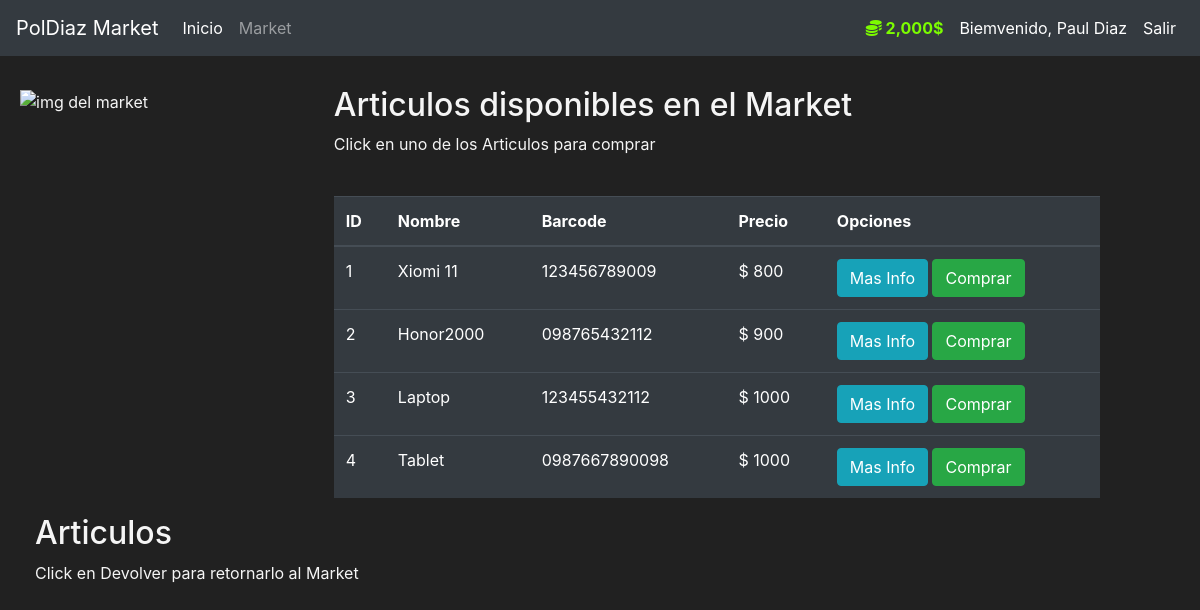
Page /market (signed in) on the committed database.
### market/models.py (models this page shows, shortened)
class User(db.Model, UserMixin):
    id = db.Column(db.Integer(), primary_key=True)
    usuario = db.Column(db.String(length=30), nullable=False, unique=True)
    email = db.Column(db.String(length=50), nullable=False, unique=True)
    password_hash = db.Column(db.String(length=60), nullable=False)
    budget = db.Column(db.Integer(), nullable=False, default=2000)
    items = db.relationship("Item", backref="owned_user", lazy=True)
    @property
    def prettier_budget(self):
        if len(str(self.budget)) >= 4:
            return f"{str(self.budget)[:-3]},{str(self.budget)[-3:]}$"
        else:
            return f"{self.budget}$"
    @property
    def password(self):
        return self.password

class Item(db.Model):
    id = db.Column(db.Integer(), primary_key=True)
    nombre = db.Column(db.String(length=30), nullable=False, unique=True)
    precio = db.Column(db.Integer(), nullable=False)
    barcode = db.Column(db.String(length=12), nullable=False, unique=True)
    descripcion = db.Column(db.String(length=1024), nullable=False, unique=True)
    owner = db.Column(db.Integer(), db.ForeignKey("user.id"))

### market/routes.py (the view, shortened to what this page needs)
@app.route("/market", methods=["GET", "POST"])
@login_required
def market_page():
    purchase_form = PurchaseItemForm()
    selling_form = SellItemForm()
    if request.method == "GET":
        items = Item.query.filter_by(owner=None)
        owned_items = Item.query.filter_by(owner=current_user.id)
        return render_template(
            "market.html",
            items=items,
            purchase_form=purchase_form,
            owned_items=owned_items,
            selling_form=selling_form,
        )

### market/models.py (called while the page is built)
@login_manager.user_loader
def load_user(user_id):
    return User.query.get(int(user_id))

### market/templates/market.html (shortened to what this page needs)
{% extends 'base.html' %}
{% block content %}
  <div class="row" style="margin-top: 30px; margin-left: 20px;">
    <img class="h-25 w-25 mt-1" src="https://cdn.icon-icons.com/icons2/1526/PNG/512/screencart_106583.png" alt="img del market">
    <div class="col-8">
      <h2>Articulos disponibles en el Market</h2>
      <p>Click en uno de los Articulos para comprar</p>
      <br />
      <table class="table table-hover table-dark">
        <thead>
          <tr>
            <th scope="col">ID</th>
            <th scope="col">Nombre</th>
            <th scope="col">Barcode</th>
            <th scope="col">Precio</th>
            <th scope="col">Opciones</th>
          </tr>
        </thead>
      <tbody>
        {% for item in items %}
          <tr>
            <td>{{ item.id }}</td>
            <td>{{ item.nombre }}</td>
            <td>{{ item.barcode }}</td>
            <td>$ {{ item.precio }}</td>
            <td>
              <button
                class="btn btn-outline btn-info"
                data-toggle="modal"
                data-target="#Modal-MoreInfo-{{ item.id }}">
                Mas Info
              </button>
              <button
                class="btn btn-outline btn-success"
                data-toggle="modal"
                data-target="#Modal-PurchaseConfirm-{{ item.id }}">
                Comprar
              </button>
            </td>
          </tr>
        {% endfor %}
        </tbody>
      </table>
    </div>
    <div class="col-4">
      <h2>Articulos</h2>
      <p>Click en Devolver para retornarlo al Market</p>
      <br />
    </div>
  </div>
{% endblock %}

### market/templates/base.html (shortened to what this page needs)
<!DOCTYPE html>
<html lang="es">
  <head>
    <link
      rel="stylesheet"
      href="https://cdn.jsdelivr.net/npm/bootstrap@4.5.3/dist/css/bootstrap.min.css"
    />
  </head>
  <body>
    <nav class="navbar navbar-expand-md navbar-dark bg-dark">
      <a class="navbar-brand" href="{{ url_for('home_page') }}">PolDiaz Market</a>
      <div class="collapse navbar-collapse" id="navbarNav">
        <ul class="navbar-nav mr-auto">
          <li class="nav-item active">
            <a class="nav-link" href="{{ url_for('home_page') }}"
              >Inicio
            </a>
          </li>
          <li class="nav-item">
            <a class="nav-link" href="{{ url_for('market_page') }}">Market</a>
          </li>
        </ul>
        {% if current_user.is_authenticated %}
          <ul class="navbar-nav">
            <li class="nav-item active">
              <a class="nav-link" style="color: lawngreen; font-weight: bold">
                <i class="fas fa-coins"></i>
                {{ current_user.prettier_budget }}
              </a>
            </li>
            <li class="nav-item active">
              <a class="nav-link">Biemvenido, {{ current_user.usuario }}</a>
            </li>
            <li class="nav-item active">
              <a class="nav-link" href="{{ url_for('logout_page') }}">Salir</a>
            </li>
          </ul>
        {% endif %}
      </div>
    </nav>
    {% block content %} {% endblock %}
  </body>
</html>

### market/templates/base.html (style rules this page uses)
body { background-color: #212121; color: whitesmoke; }

### rows in the picture
User: prettier_budget "2,000$", usuario "Paul Diaz"
Item: id "1", nombre "Xiomi 11", barcode "123456789009", precio "800"
Item: id "2", nombre "Honor2000", barcode "098765432112", precio "900"
Item: id "3", nombre "Laptop", barcode "123455432112", precio "1000"
Item: id "4", nombre "Tablet", barcode "0987667890098", precio "1000"
